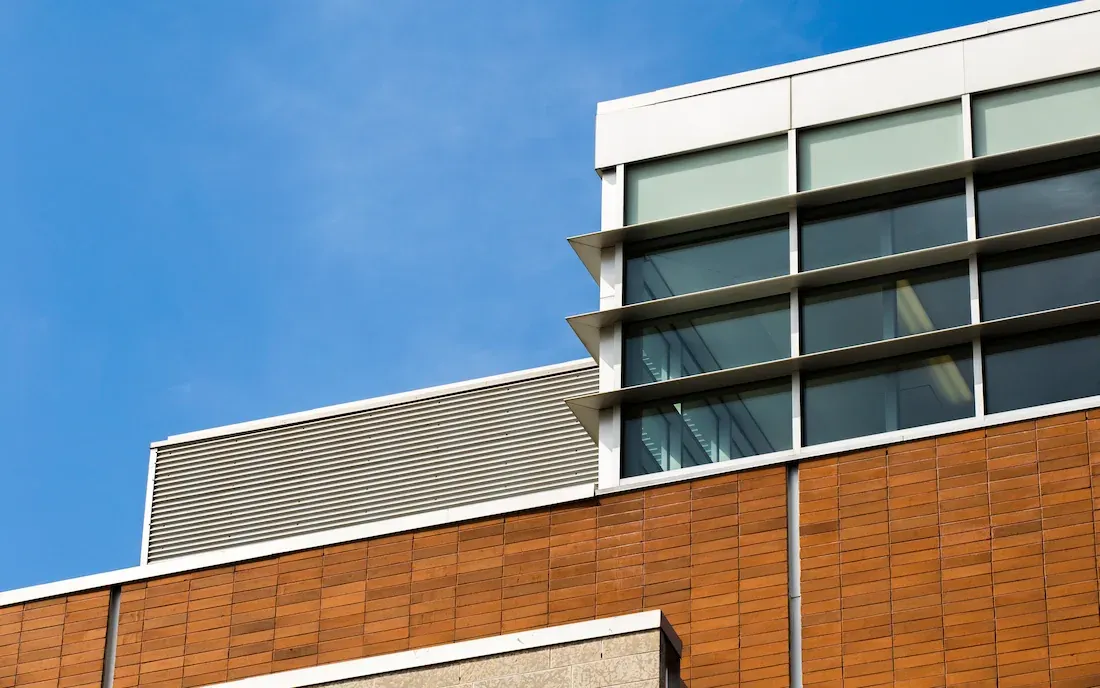
#> input picture sample.webp, 1100 x 688 px
$ python 07_corner.py
#> lines starting #> are read from the running program, lines starting #| are printed output that depends on the picture; after the words box and inside, x2 and y2 are one past the last pixel; in counts of white or black regions, pixels touching at a corner belong together
import cv2
import numpy as np
import matplotlib.pyplot as plt

image_path = "sample.webp"
image = cv2.imread(image_path)
#> image is the input picture: shape (688, 1100, 3); mean B, G, R 142.6, 133.3, 121.9
image_rgb = cv2.cvtColor(image, cv2.COLOR_BGR2RGB)


plt.subplot(121)
plt.imshow(image_rgb)
plt.axis('off')

operatedImage = cv2.cvtColor(image, cv2.COLOR_BGR2GRAY)
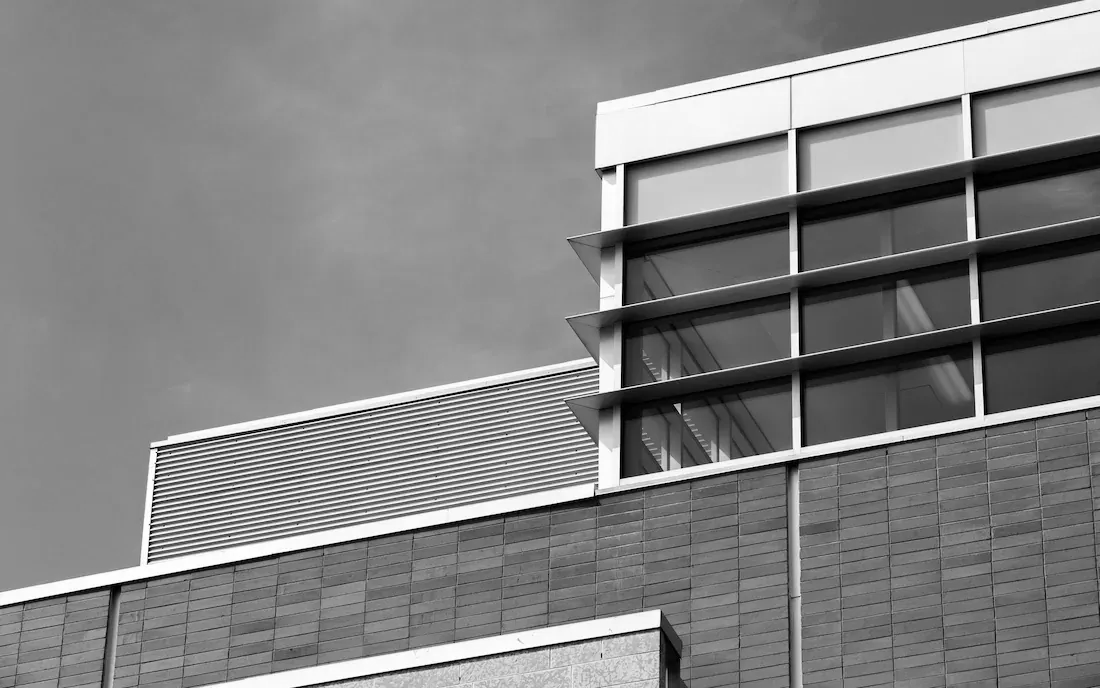
#> operatedImage: shape (688, 1100); min 0, max 255, mean 130.9
operatedImage = np.float32(operatedImage)


dest = cv2.cornerHarris(src=operatedImage, blockSize=17, ksize=21, k=0.01)
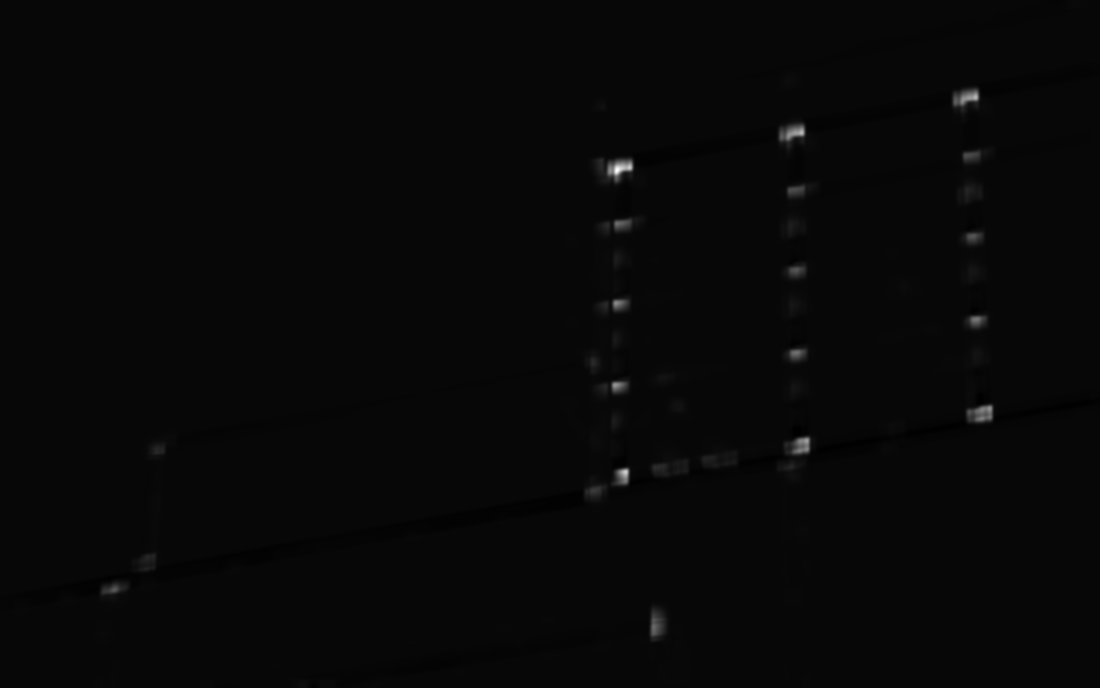
#> dest: shape (688, 1100) float32; min -1.82e+26, max 5.78e+27, mean 1.19e+25; drawn with min black and max white
dest = cv2.dilate(dest, None)

image[dest > 0.01 * dest.max()] = [0, 0, 255]
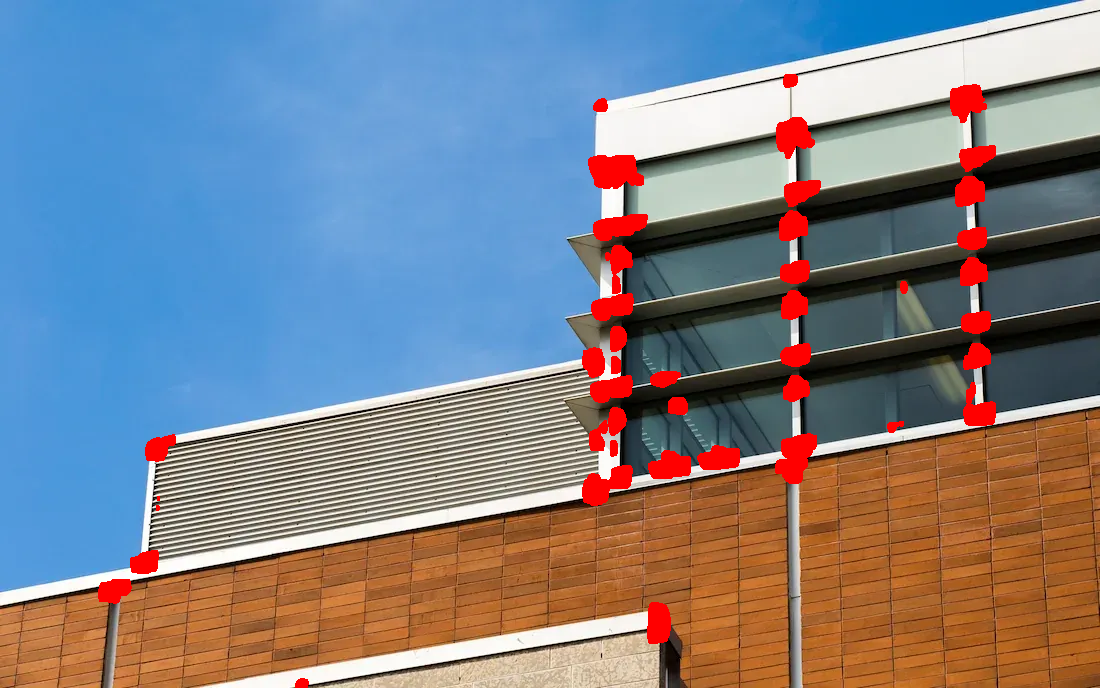
#> image: shape (688, 1100, 3); 3.43% of pixels changed, all inside (x1, y1, x2, y2) = (98, 74, 996, 688)
image_rgb = cv2.cvtColor(image, cv2.COLOR_BGR2RGB)

plt.subplot(122)
plt.imshow(image_rgb)
plt.title('Harris Corner Detection')
plt.axis('off')

plt.show()
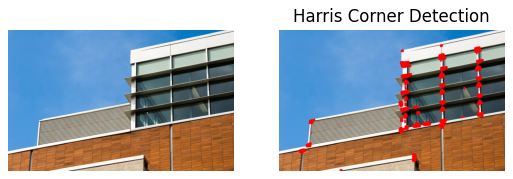
#> figure drawn by matplotlib, 2 panels
